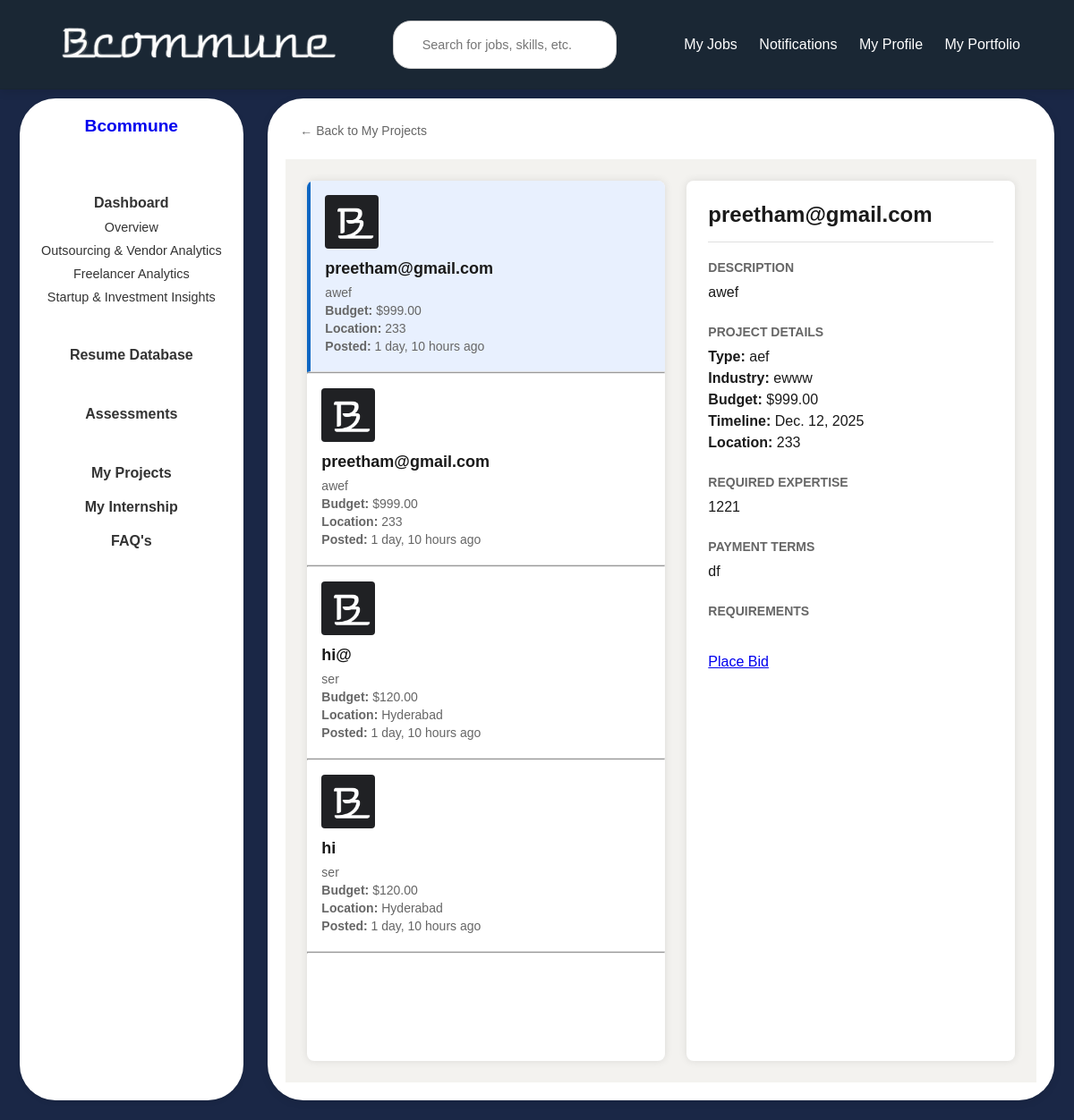
The page /company/dashboard/myprojects/explore/ (signed in) on the database its author committed.
### users/models.py (models this page shows, shortened)
class CustomUser(AbstractUser):
    USER_TYPE_CHOICES = (
        ('individual', 'Individual'),
        ('company', 'Company'),
    )
    user_type = models.CharField(max_length=10, choices=USER_TYPE_CHOICES, default='company')
    company_name = models.CharField(max_length=255, null=True, blank=True)
    company_website = models.URLField(max_length=200, null=True, blank=True)
    industry = models.CharField(max_length=100, null=True, blank=True)
    company_size = models.CharField(max_length=20, null=True, blank=True)
    company_type = models.CharField(max_length=255, null=True, blank=True)
    designation = models.CharField(max_length=255, null=True, blank=True)
    phone_number = models.CharField(max_length=15, null=True, blank=True)
    bcommune_profile = models.URLField(null=True, blank=True)
    profile_picture = models.ImageField(upload_to='profile_pics/', blank=True, null=True)
    about_company = models.TextField(null=True, blank=True)  # About the Company
    founding_year = models.PositiveIntegerField(null=True, blank=True)  # Establishment Year
    headquarters = models.CharField(max_length=255, null=True, blank=True)  # Headquarters Location
    branches = models.TextField(null=True, blank=True)
    business_registration_number = models.CharField(max_length=100, null=True, blank=True)
    legal_structure = models.CharField(
        max_length=50,
        choices=[
            ('LLP', 'LLP'),
            ('Pvt Ltd', 'Private Limited'),
            ('Partnership', 'Partnership'),
            ('Sole Proprietorship', 'Sole Proprietorship'),
            ('Others', 'Others'),
        ],
        null=True,
        blank=True
    )
    core_services = models.TextField(null=True, blank=True)
    social_media_links = models.JSONField(default=dict, blank=True)  # Example: {"facebook": "", "linkedin": "", "twitter": ""}
    portfolio = models.TextField(null=True, blank=True)

class Project(models.Model):
    company = models.ForeignKey(settings.AUTH_USER_MODEL, on_delete=models.CASCADE)
    title = models.CharField(max_length=200)
    description = models.TextField()
    project_type = models.CharField(max_length=100)
    industry = models.CharField(max_length=100)
    budget = models.DecimalField(max_digits=15, decimal_places=2)
    timeline = models.DateField()
    location = models.CharField(max_length=200, blank=True, null=True)
    expertise_required = models.TextField()
    payment_terms = models.TextField()
    nda_required = models.BooleanField(default=False)
    confidentiality_required = models.BooleanField(default=False)
    ip_rights_required = models.BooleanField(default=False)
    custom_field = models.CharField(max_length=200, blank=True, null=True)
    created_at = models.DateTimeField(auto_now_add=True)

### users/views.py (the view, shortened to what this page needs)
# urls.py: path('company/dashboard/myprojects/explore/', views.explore_projects, name='explore_projects'),
@login_required
def explore_projects(request):
    other_company_projects = Project.objects.exclude(company=request.user).order_by('-created_at')
    selected_project_id = request.GET.get('selected_project')
    first_project = None
    if selected_project_id:
        try:
            first_project = Project.objects.get(id=selected_project_id)
        except Project.DoesNotExist:
            first_project = other_company_projects.first()
    else:
        first_project = other_company_projects.first()
    context = {
        'projects': other_company_projects,
        'first_project': first_project,
        'selected_project_id': selected_project_id,
    }
    return render(request, 'explore_projects.html', context)

### users/templates/explore_projects.html (shortened to what this page needs)
{% load static %}
<!DOCTYPE html>
<html lang="en">
<head>
    <link rel="stylesheet" href="{% static 'css/common.css'%}">
</head>
<body>
    {% include 'header2.html' %}
    <div class="main-container">
        {% include 'sidebarcompany.html' %}
        <div class="content">
            <a href="{% url 'myprojects' %}" class="back-button">
                ← Back to My Projects
            </a>
            <div class="projects-container">
                <div class="projects-list">
                    {% if projects %}
                        {% for project in projects %}
                            <div class="project-card {% if project.id|stringformat:'s' == selected_project_id %}active{% elif not selected_project_id and forloop.first %}active{% endif %}" data-project-id="{{ project.id }}">
                                <div class="bid-logo">
                                    <img src="{% static 'images/B.png' %}" alt="Project Logo">
                                </div>
                                <h3>{{ project.title }}</h3>
                                <p>{{ project.description|truncatechars:100 }}</p>
                                <p><strong>Budget:</strong> ${{ project.budget }}</p>
                                <p><strong>Location:</strong> {{ project.location|default:"Not specified" }}</p>
                                <p><strong>Posted:</strong> {{ project.created_at|timesince }} ago</p>
                            </div>
                            <hr>
                        {% endfor %}
                    {% else %}
                        <p class="no-projects">No projects available from other companies at the moment.</p>
                    {% endif %}
                </div>
                <div class="project-details">
                    <div id="project-detail-content">
                        {% if first_project %}
                            <h2>{{ first_project.title }}</h2>
                            <div class="detail-section">
                                <h3>Description</h3>
                                <p>{{ first_project.description }}</p>
                            </div>
                            <div class="detail-section">
                                <h3>Project Details</h3>
                                <p><strong>Type:</strong> {{ first_project.project_type }}</p>
                                <p><strong>Industry:</strong> {{ first_project.industry }}</p>
                                <p><strong>Budget:</strong> ${{ first_project.budget }}</p>
                                <p><strong>Timeline:</strong> {{ first_project.timeline }}</p>
                                <p><strong>Location:</strong> {{ first_project.location|default:"Not specified" }}</p>
                            </div>
                            <div class="detail-section">
                                <h3>Required Expertise</h3>
                                <p>{{ first_project.expertise_required }}</p>
                            </div>
                            <div class="detail-section">
                                <h3>Payment Terms</h3>
                                <p>{{ first_project.payment_terms }}</p>
                            </div>
                            <div class="detail-section">
                                <h3>Requirements</h3>
                            </div>
                            {% if user.is_authenticated and user.user_type == 'company' and first_project.company != user %}
                                <a href="{% url 'place_bid' first_project.id %}" class="btn btn-primary">Place Bid</a>
                            {% endif %}
                        {% else %}
                            <p class="no-projects">Select a project to view details</p>
                        {% endif %}
                    </div>
                </div>
            </div>
        </div>
    </div>
</body>

### users/templates/sidebarcompany.html
{%load static%}
<div class="sidebar">
    <a href="{% url 'company_profile' %}" style=" text-decoration: none;" ><h2>{{ user.company_name }}</h2></a>
    <br><br>
    <h4>
      <a href="#" style="text-decoration: none; color: inherit;">Dashboard</a>
    </h4>
    <ul>
        <li>
          <a href="#" style="text-decoration: none; color: inherit;">Overview</a>
        </li>
        <li>
          <a href="#" style="text-decoration: none; color: inherit;">Outsourcing & Vendor Analytics</a>
        </li>
        <li>
          <a href="#" style="text-decoration: none; color: inherit;">Freelancer Analytics</a>
        </li>
        <li>
          <a href="#" style="text-decoration: none; color: inherit;">Startup & Investment Insights</a>
        </li>
    </ul>
    <br>
    <h4>
      <a href="#" style="text-decoration: none; color: inherit;">Resume Database</a>
    </h4>
    <br>
    <h4>
      <a href="#" style="text-decoration: none; color: inherit;">Assessments</a>
    </h4>
    <br>
    <h4>
      <a href="{% url 'myprojects' %}" style="text-decoration: none; color: inherit;">My Projects</a>
    </h4>
    <h4>
      <a href="#" style="text-decoration: none; color: inherit;">My Internship</a>
    </h4>
    <h4>
      <a href="{% url 'faq' %}" style="text-decoration: none; color: inherit;">FAQ's</a>
    </h4>
</div>

### static/css/common.css (style rules this page uses)
* { margin: 0; padding: 0; box-sizing: border-box; font-family: Arial, sans-serif; }
body { background-color: #1a2734; color: #333; font-family: Arial, sans-serif; min-height: 100vh; display: flex; flex-direction: column; margin: 0; }
.sidebar { background-color: white; padding: 20px; width: 250px; min-height: calc(100vh - 30px); margin-right: 0.2cm; border-radius: 40px; text-align: center; box-shadow: 0 2px 5px rgba(0, 0, 0, 0.1); flex-shrink: 0; margin-left: 1%; margin-bottom: 1%; }
.sidebar h2 { font-size: 1.2rem; margin-bottom: 10px; }
.sidebar h4 { margin: 20px 0 10px; font-size: 1rem; }
.sidebar ul { list-style: none; padding: 0; }
.sidebar ul li { margin: 10px 0; font-size: 0.9rem; cursor: pointer; }
.main-container { display: flex; flex-wrap: wrap; justify-content: space-between; padding: 10px; background-color: #1a2746; margin-top: 100px; gap: 20px; }
.content { flex: 1; padding: 20px; background-color: white; border-radius: 40px; box-shadow: 0 2px 10px rgba(0, 0, 0, 0.1); margin-bottom: 1%; margin-right: 1%; }

### users/templates/explore_projects.html (style rules this page uses)
.projects-container { display: flex; gap: 24px; padding: 24px; background-color: #f3f2ef; min-height: calc(100vh - 100px); }
.projects-list { flex: 0 0 400px; height: calc(100vh - 148px); overflow-y: auto; background-color: white; border-radius: 8px; box-shadow: 0 0 10px rgba(0,0,0,0.1); }
.project-card { padding: 16px; border-bottom: 1px solid #e0e0e0; cursor: pointer; transition: background-color 0.2s; }
.project-card.active { background-color: #e8f0fe; border-left: 4px solid #0a66c2; }
.project-card h3 { margin: 0 0 8px 0; color: #1a1a1a; font-size: 18px; }
.project-card p { margin: 4px 0; color: #666; font-size: 14px; }
.project-card .bid-logo { width: 60px; height: 60px; margin-bottom: 12px; }
.project-card .bid-logo img { width: 100%; height: 100%; object-fit: cover; border-radius: 4px; }
.project-details { flex: 1; background-color: white; border-radius: 8px; padding: 24px; box-shadow: 0 0 10px rgba(0,0,0,0.1); height: calc(100vh - 148px); overflow-y: auto; }
.project-details h2 { margin: 0 0 20px 0; color: #1a1a1a; padding-bottom: 16px; border-bottom: 1px solid #e0e0e0; font-size: 24px; }
.detail-section { margin-bottom: 24px; }
.detail-section h3 { color: #666; font-size: 14px; margin-bottom: 8px; text-transform: uppercase; }
.detail-section p { color: #1a1a1a; margin: 0; line-height: 1.5; }
.back-button { display: inline-flex; align-items: center; gap: 8px; color: #666; text-decoration: none; margin-bottom: 16px; font-size: 14px; padding: 8px 16px; border-radius: 4px; transition: background-color 0.2s; }

### rows shown on the page
CustomUser: company_name "Bcommune"
Project: title "preetham@gmail.com", description "awef", budget "999.00", location "233", created_at "1 day, 10 hours", project_type "aef", industry "ewww", timeline "Dec. 12, 2025", expertise_required "1221", payment_terms "df"
Project: title "preetham@gmail.com", description "awef", budget "999.00", location "233", created_at "1 day, 10 hours"
Project: title "hi@", description "ser", budget "120.00", location "Hyderabad", created_at "1 day, 10 hours"
Project: title "hi", description "ser", budget "120.00", location "Hyderabad", created_at "1 day, 10 hours"
